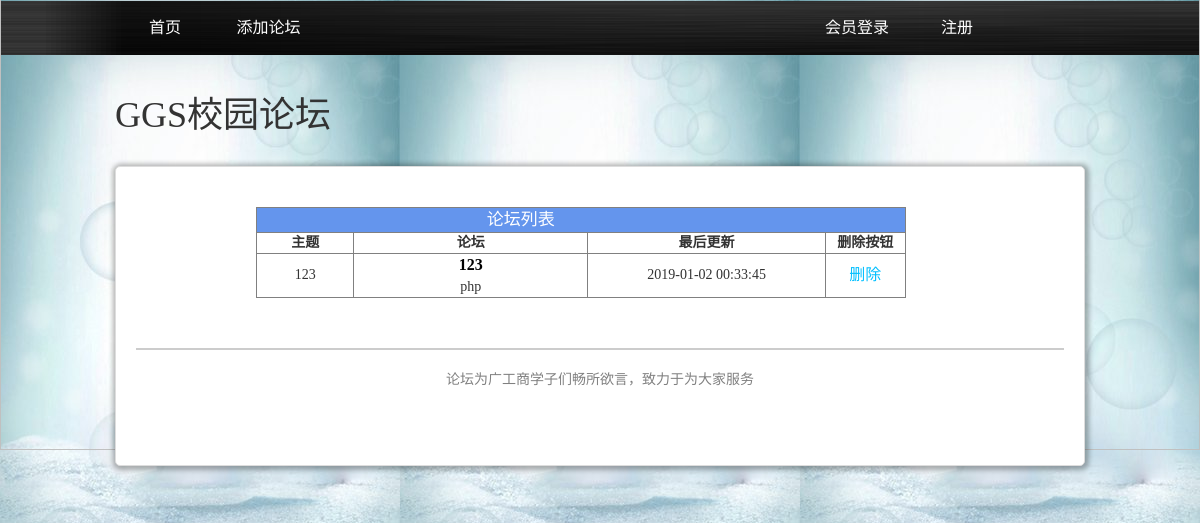
Before: /main/index.php with the older database file.
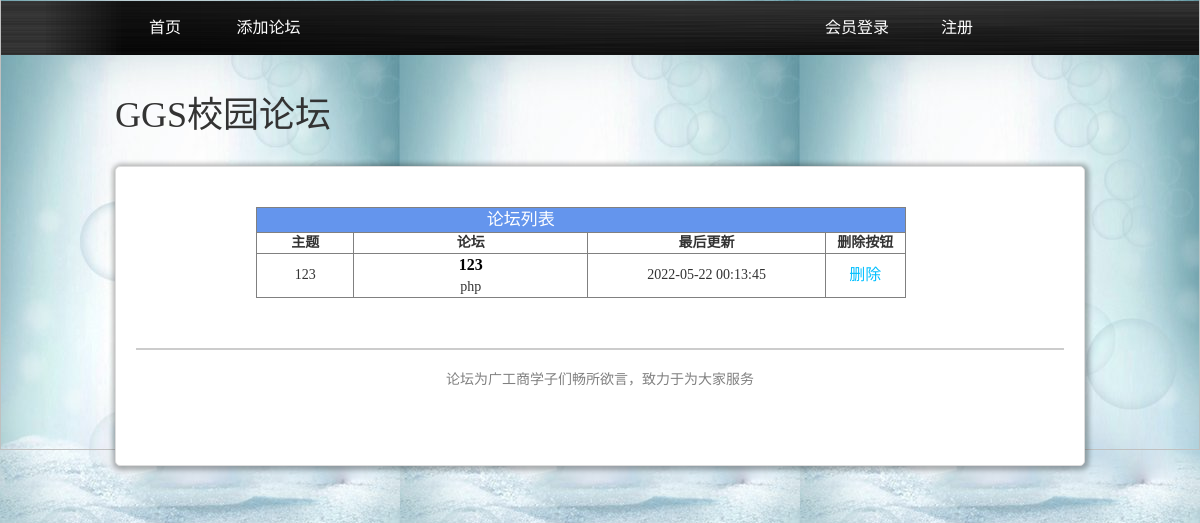
After: the same page with the newer database file.
### tables this page shows
CREATE TABLE IF NOT EXISTS `forums` (
  `id` int(6) UNSIGNED NOT NULL AUTO_INCREMENT,
  `forum_name` varchar(50) NOT NULL,
  `forum_description` varchar(200) NOT NULL,
  `subject` varchar(50) NOT NULL,
  `last_post_time` datetime NOT NULL,
  PRIMARY KEY (`id`)
);

### main/index.php (the view, shortened to what this page needs)
    <?php
$servername = "localhost";
$username = "root";
$password = "";
$dbname = "mybbs";
$conn = mysqli_connect($servername, $username, $password, $dbname);
mysqli_query($conn,'set names utf8');
?>
 <!DOCTYPE html>
<html lang="en">
<head>
    <link rel="stylesheet" type="text/css" href="../css/bootstrap.min.css"/>
    <link rel="stylesheet" href="../css/index.css">
</head>
<body>
<nav class="navbar">
    <div class="container navbar-content">
        <a href="index.php">首页</a>
        <a href="add_forum.php">添加论坛</a>
           <?php
    if(@$_SESSION['username']){
        ?>
        <a href="?act=loginout" style="margin-left: 60%;">退出</a>
    <?php }
    else{
        ?>
        <a href="login.php" style="margin-left: 50%;">会员登录</a><a href="reg.php">注册</a>
        <?php
    }
    ?>
    </div>
</nav>
<div class="container">
   <h1>GGS校园论坛</h1>
    <div class="news-list">
<table border="1px" cellspacing="0" cellpadding="8"align="center">
    <tr class="title">
        <td COLSPAN="4">
            论坛列表<span class="right"></span>
        </td>
    </tr>
    <tr>
        <td width="15%"><strong>主题</strong></td>
        <td width="50"><strong>论坛</strong></td>
        <td width="12"><strong>最后更新</strong></td>
        <td width="8"><strong>删除按钮</strong></td>
    </tr>
    <?php
    $sql="select * from forums";
    $que=mysqli_query($conn,$sql);
    $sum=mysqli_num_rows($que);
    if($sum>0) {
        while ($row = mysqli_fetch_array($que)) {
            ?>
            <tr>
                <td><?php echo $row['subject'] ?></td>
                <td><?php echo "<div class=\"bold\"><strong><a class=\"forum\" href=\"forums.php?F=" . $row['id'] . "\">" . $row["forum_name"] . "</a></strong></div>"
                        . $row["forum_description"] ?></td>
                <td>
                    <div><?php echo $row["last_post_time"]?></div>
                </td>
                 <td>
                    <div><a style="color: deepskyblue;" href="deleteforums.php?id=<?php echo$row['id']?>">删除</a></div>
                </td>
            </tr>
            <?php
        }
    }else{
        echo "<tr><td colspan='3'>对不起，论坛正在建设中，感谢你的关注......</td></tr>";
    }
    ?>
</table>
        <footer class="copyright">论坛为广工商学子们畅所欲言，致力于为大家服务</footer>
    </div>
    </div>
</body>
</html>

Changed rows visible on the page:
changed forums "php": last_post_time "2019-01-02 00:33:45" → "2022-05-22 00:13:45"
